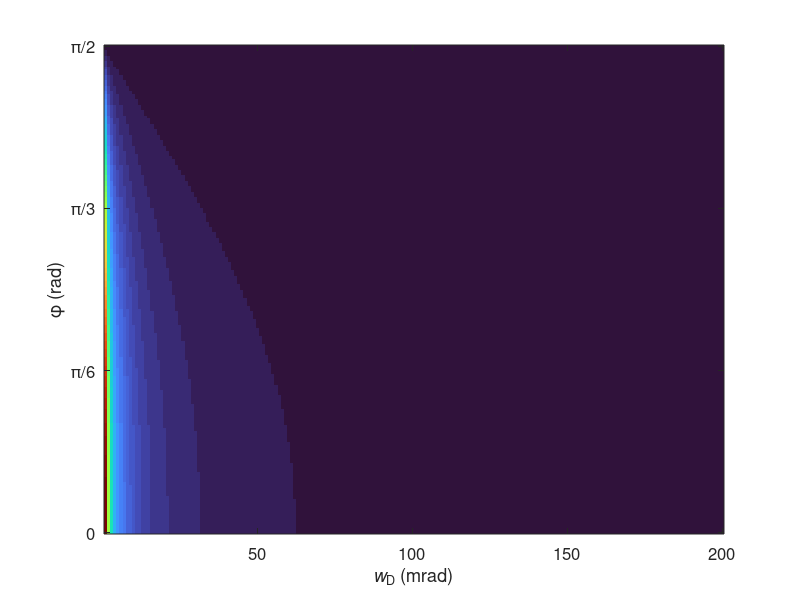

Source code (MATLAB): (Note: this script raises an error after producing the figure.)
clc;clear all;close all;
h_max_list=10:3000;
% fai_cover=0:pi/100:pi/2;
fai_cover=linspace(pi/2,0,180);
omiga_list=[2*pi,2*pi];%速度，rad/s
fasan_list=[10e-3 45e-3 150e-3];%发散全角
fasan_list=1e-3:1e-3:200e-3;
x_tklb_list={"10","50","90","130"};
% y_tklb_list={'0','\pi/6','\pi/3','\pi/2'};
y_tklb_list={'\pi/2','\pi/3','\pi/6','0'};
z=3000;
R=z;
t1=zeros(length(fai_cover),length(fasan_list));
omiga=omiga_list(1);
ColorList=["#808080" "#FF6B6B" "#FFC119" "#039BE5" "#5E35B1"];%深色

cmp="turbo";
linear_or_log="log";
FONT_SIZE=12;


for i=1:length(fai_cover)
    for j=1:length(fasan_list)
    D=2*z.*tan(fasan_list(j)/2);
    delta_s=D;
    k=delta_s./2./pi./R;
    func=@(x) sqrt(k.^2+sin(k.*x).^2);
    % faimin=pi/2-asin(h_max_list(j)./R)+asin(D/2./R);
    faimin=pi/2-fai_cover(i)+asin(D/2./R);
    faimax=pi/2-asin(D/2./R);
    minlim=faimin./k;
    maxlim=faimax./k;
    % minlim=(pi/2-asin(h_max_list(j)./R)+asin(D/2./R))./k;
    % maxlim=(pi/2-asin(D/2./R))./k;
    fai1=minlim*k;
    fai2=maxlim*k;
    integ=integral(func,minlim,maxlim);
    t1(i,j)=R.*integ./z./omiga+2*pi*sin(faimax)./omiga+2*pi*sin(faimin)./omiga;
    end
end
ax1=gca;
lwid=2;
% h=heatmap(t);
imagesc(fasan_list,fai_cover,t1);
colormap(cmp);
xlabel('\it{w}\rm_D (mrad)','FontSize',FONT_SIZE);
xticks([50 100 150 200]*1e-3);
xticklabels([50 100 150 200]);
yticks(linspace(0,pi/2,4));
yticklabels(y_tklb_list);
ylabel('\phi (rad)','FontSize',FONT_SIZE);
set(gca,'fontsize',FONT_SIZE);
set(gca, 'ColorScale',linear_or_log);



%%


clm = [0.5 200];     %两图共用的clim范围
clim(ax1, clm);
cb = colorbar(ax1);          % 以第二个轴为“宿主”创建colorbar
cb.Label.String = 'Scan Time (s)';
set(cb,'Ticks',[1,10,100],'FontSize',FONT_SIZE);


hold(ax1,'on');
T_iso = 2;   % 例如画 t = 5 s 的等时间曲线，你可以按需要修改
contour(ax1, fasan_list, fai_cover, t1, [T_iso T_iso],'w--', 'LineWidth', 2);
T_iso = 5;   % 例如画 t = 5 s 的等时间曲线，你可以按需要修改
contour(ax1, fasan_list, fai_cover, t1, [T_iso T_iso],'w-', 'LineWidth', 2);
T_iso = 10;   % 例如画 t = 5 s 的等时间曲线，你可以按需要修改
contour(ax1, fasan_list, fai_cover, t1, [T_iso T_iso],'w:', 'LineWidth', 2);

hold(ax1,'off');


set(gca,'fontsize',FONT_SIZE);
set(gcf,'position',[100 100 580 330])
exportgraphics(gcf, 'D:\lzx\vortex\多种方式对比小论文吗\原始图片\EA扫描时间连续发散变量.png', 'Resolution', 300);  % 设置DPI为300
